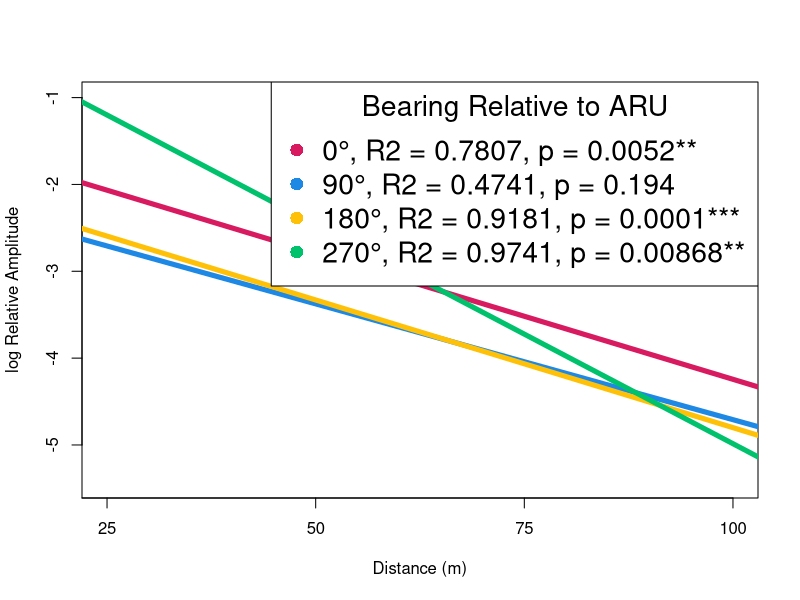
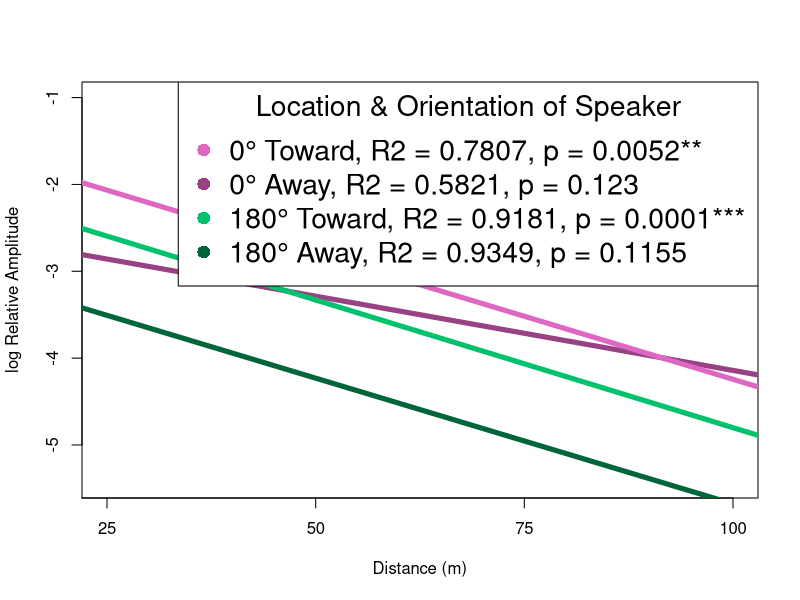
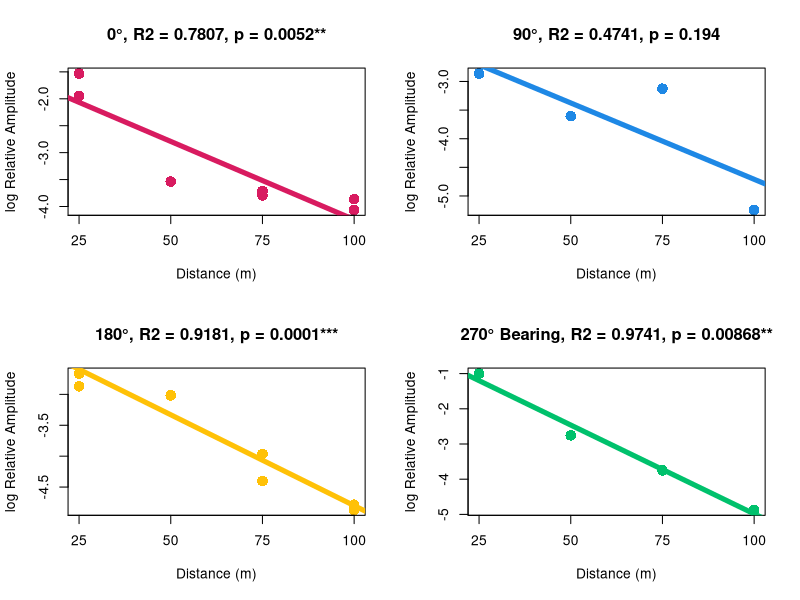
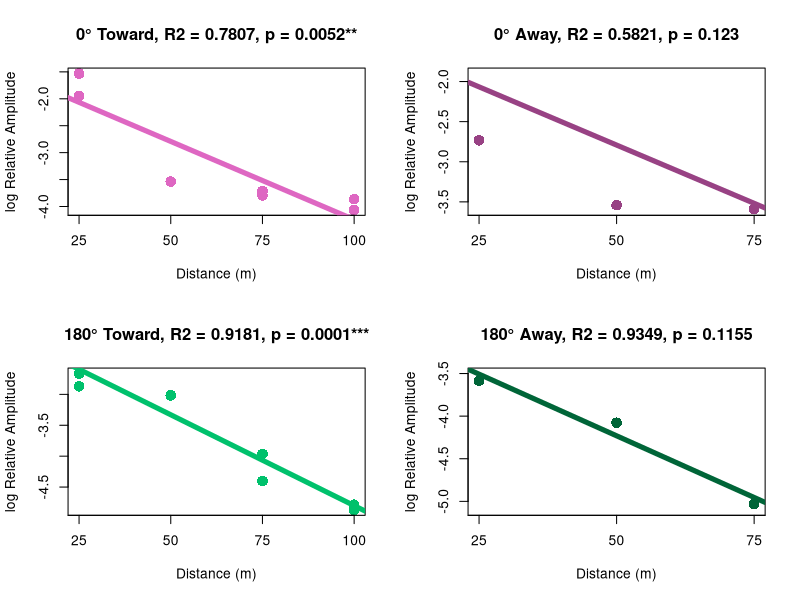

Here is the R script that generated these plots, in order:
#########################################
###### Forest Acoustics Analysis   ######
###### Amelia Milano               ######
###### Last update: 9/19/2023      ######
#########################################

library(dplyr)
library(tidyverse)

# read in table
analysis_table <- read.csv("data/analysis_table.csv")

# subset AF data
AF <- analysis_table %>%
  filter(species == "AF", vol == "100")

# set relative amp as numeric
AF$relative.amp <- as.numeric(AF$relative.amp)
AF$distance_m <- as.numeric(AF$distance_m)

# Directions (0 degrees, 90 degrees, 180 degrees, )

AF_0 <- AF %>%
  filter(relative_dir == "N")

AF_0T <- AF %>%
  filter(relative_dir == "N", TA == "T")

AF_0A <- AF %>%
  filter(relative_dir == "N", TA == "A")

AF_90W <- AF %>%
  filter(relative_dir == "W", TA == "T")

AF_90E <- AF %>%
  filter(relative_dir == "E", TA == "T")

AF_180T <- AF %>%
  filter(relative_dir == "S", TA == "T")

AF_180A <- AF %>%
  filter(relative_dir == "S", TA == "A")

# Directional & dist lm
AFdistMod = lm(log(relative.amp) ~ distance_m, data = AF)
AF0distMod = lm(log(relative.amp) ~ distance_m, data = AF_0T)
AF270distMod = lm(log(relative.amp) ~ distance_m, data = AF_90W)
AF90EdistMod = lm(log(relative.amp) ~ distance_m, data = AF_90E)
AF180distMod = lm(log(relative.amp) ~ distance_m, data = AF_180T)

# Plot

colors_dir <- c("#D81B60", "#1E88E5", "#FFC107", "#00C16C")

plot(AF$distance_m, log(AF$relative.amp), col="white",lty="dotted", pch = 16, cex = 1.7,
     ylab = "log Relative Amplitude", xlab = "Distance (m)", xaxp = c(0, 100, 4), )
abline(AF0distMod, lwd = 5, col = colors_dir[1])
abline(AF90EdistMod, lwd = 5, col = colors_dir[2])
abline(AF180distMod, lwd = 5, col = colors_dir[3])
abline(AF270distMod, lwd = 5, col = colors_dir[4])
legend("topright", legend = c("0°, R2 = 0.7807, p = 0.0052**", 
                              "90°, R2 = 0.4741, p = 0.194", 
                              "180°, R2 = 0.9181, p = 0.0001***", 
                              "270°, R2 = 0.9741, p = 0.00868**"), pch = 16, cex = 1.7, col = colors_dir[1:4], title = "Bearing Relative to ARU")



#### Toward and Away

colorsTA = c("#DE67C2", "#984284", "#00C16C", "#006538")

AF0AdistMod = lm(log(relative.amp) ~ distance_m, data = AF_0A)
AF0TdistMod = lm(log(relative.amp) ~ distance_m, data = AF_0T)
AF180AdistMod = lm(log(relative.amp) ~ distance_m, data = AF_180A)
AF180TdistMod = lm(log(relative.amp) ~ distance_m, data = AF_180T)

plot(AF$distance_m, log(AF$relative.amp), col="white",lty="dotted", pch = 16, cex = 1.7,
     ylab = "log Relative Amplitude", xlab = "Distance (m)", xaxp = c(0, 100, 4))
abline(AF0AdistMod, lwd = 5, col = colorsTA[2])
abline(AF0TdistMod, lwd = 5, col = colorsTA[1])
abline(AF180AdistMod, lwd = 5, col = colorsTA[4])
abline(AF180TdistMod, lwd = 5, col = colorsTA[3])
legend("topright", legend = c("0° Toward, R2 = 0.7807, p = 0.0052**", 
                              "0° Away, R2 = 0.5821, p = 0.123", 
                              "180° Toward, R2 = 0.9181, p = 0.0001***", 
                              "180° Away, R2 = 0.9349, p = 0.1155"),pch = 16, cex = 1.7, col = colorsTA[1:4], title = "Location & Orientation of Speaker")


##########################

### Raw graphs 9/19/2023

### Direction and Dist

par(mfrow=c(2,2))

# 0 Degree

plot(AF_0T$distance_m, log(AF_0T$relative.amp), col= colors_dir[1] ,lty="dotted", pch = 16, cex = 1.7,
     ylab = "log Relative Amplitude", xlab = "Distance (m)", xaxp = c(0, 100, 4), main = "0°, R2 = 0.7807, p = 0.0052**")
abline(AF0distMod, lwd = 5, col = colors_dir[1])

# 90 Degree


plot(AF_90E$distance_m, log(AF_90E$relative.amp), col= colors_dir[2] ,lty="dotted", pch = 16, cex = 1.7,
     ylab = "log Relative Amplitude", xlab = "Distance (m)", xaxp = c(0, 100, 4), main = "90°, R2 = 0.4741, p = 0.194")
abline(AF90EdistMod, lwd = 5, col = colors_dir[2])

# 180 Degree

plot(AF_180T$distance_m, log(AF_180T$relative.amp), col= colors_dir[3] ,lty="dotted", pch = 16, cex = 1.7,
     ylab = "log Relative Amplitude", xlab = "Distance (m)", xaxp = c(0, 100, 4), main = "180°, R2 = 0.9181, p = 0.0001***")
abline(AF180distMod, lwd = 5, col = colors_dir[3])

# 270 Degree

plot(AF_90W$distance_m, log(AF_90W$relative.amp), col= colors_dir[4] ,lty="dotted", pch = 16, cex = 1.7,
     ylab = "log Relative Amplitude", xlab = "Distance (m)", xaxp = c(0, 100, 4), main= "270° Bearing, R2 = 0.9741, p = 0.00868**")
abline(AF270distMod, lwd = 5, col = colors_dir[4])

### Toward and Away

par(mfrow=c(2,2))

# 0 Degree Toward

plot(AF_0T$distance_m, log(AF_0T$relative.amp), col= colorsTA[1] ,lty="dotted", pch = 16, cex = 1.7,
     ylab = "log Relative Amplitude", xlab = "Distance (m)", xaxp = c(0, 100, 4), main = "0° Toward, R2 = 0.7807, p = 0.0052**")
abline(AF0TdistMod, lwd = 5, col = colorsTA[1])

# 0 Degree Away

plot(AF_0A$distance_m, log(AF_0A$relative.amp), col= colorsTA[2] ,lty="dotted", pch = 16, cex = 1.7, ylim = c(-3.6, -1.9),
     ylab = "log Relative Amplitude", xlab = "Distance (m)", xaxp = c(0, 100, 4), main = "0° Away, R2 = 0.5821, p = 0.123")
abline(AF0TdistMod, lwd = 5, col = colorsTA[2])

# 180 Degree Toward

plot(AF_180T$distance_m, log(AF_180T$relative.amp), col= colorsTA[3] ,lty="dotted", pch = 16, cex = 1.7,
     ylab = "log Relative Amplitude", xlab = "Distance (m)", xaxp = c(0, 100, 4), main = "180° Toward, R2 = 0.9181, p = 0.0001***")
abline(AF180TdistMod, lwd = 5, col = colorsTA[3])

# 180 Degree Away

plot(AF_180A$distance_m, log(AF_180A$relative.amp), col= colorsTA[4] ,lty="dotted", pch = 16, cex = 1.7, ylim = c(-5.1, -3.5),
     ylab = "log Relative Amplitude", xlab = "Distance (m)", xaxp = c(0, 100, 4), main= "180° Away, R2 = 0.9349, p = 0.1155")
abline(AF180AdistMod, lwd = 5, col = colorsTA[4])
